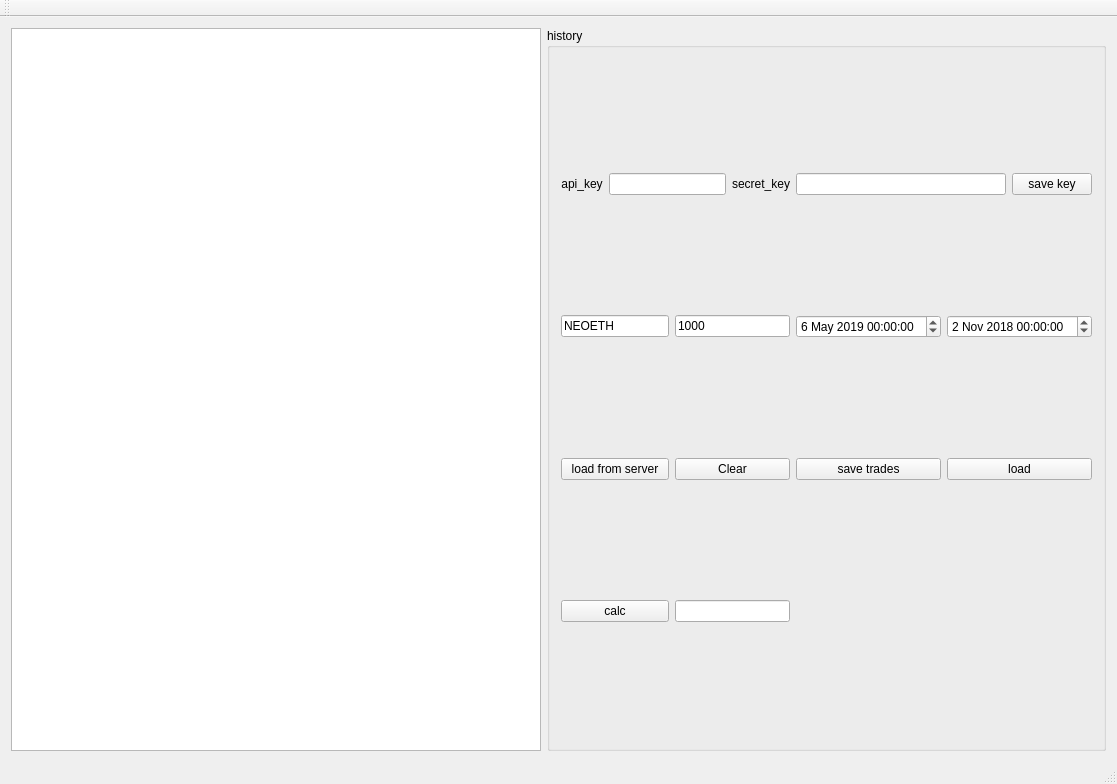
<?xml version="1.0" encoding="UTF-8"?>
<ui version="4.0">
 <class>MainWindow</class>
 <widget class="QMainWindow" name="MainWindow">
  <property name="geometry">
   <rect>
    <x>0</x>
    <y>0</y>
    <width>1117</width>
    <height>784</height>
   </rect>
  </property>
  <property name="sizePolicy">
   <sizepolicy hsizetype="Fixed" vsizetype="Preferred">
    <horstretch>0</horstretch>
    <verstretch>0</verstretch>
   </sizepolicy>
  </property>
  <property name="minimumSize">
   <size>
    <width>600</width>
    <height>0</height>
   </size>
  </property>
  <property name="windowTitle">
   <string>MainWindow</string>
  </property>
  <widget class="QWidget" name="centralWidget">
   <layout class="QGridLayout" name="gridLayout_2">
    <item row="0" column="0" rowspan="2">
     <widget class="QTextEdit" name="textEdit">
      <property name="minimumSize">
       <size>
        <width>400</width>
        <height>0</height>
       </size>
      </property>
      <property name="maximumSize">
       <size>
        <width>16777215</width>
        <height>16777215</height>
       </size>
      </property>
      <property name="font">
       <font>
        <family>Lucida Console</family>
       </font>
      </property>
     </widget>
    </item>
    <item row="0" column="1" rowspan="2">
     <widget class="QGroupBox" name="groupBox_2">
      <property name="title">
       <string>history</string>
      </property>
      <layout class="QGridLayout" name="gridLayout_3">
       <item row="0" column="0">
        <widget class="QLabel" name="label_3">
         <property name="sizePolicy">
          <sizepolicy hsizetype="Fixed" vsizetype="Preferred">
           <horstretch>0</horstretch>
           <verstretch>0</verstretch>
          </sizepolicy>
         </property>
         <property name="text">
          <string>api_key</string>
         </property>
         <property name="alignment">
          <set>Qt::AlignCenter</set>
         </property>
        </widget>
       </item>
       <item row="0" column="1" colspan="2">
        <widget class="QLineEdit" name="leApiKey"/>
       </item>
       <item row="0" column="3">
        <widget class="QLabel" name="label_2">
         <property name="text">
          <string>secret_key</string>
         </property>
         <property name="alignment">
          <set>Qt::AlignCenter</set>
         </property>
        </widget>
       </item>
       <item row="0" column="4" colspan="2">
        <widget class="QLineEdit" name="leSecretKey"/>
       </item>
       <item row="0" column="6">
        <widget class="QPushButton" name="pushButton_6">
         <property name="text">
          <string>save key</string>
         </property>
        </widget>
       </item>
       <item row="1" column="0" colspan="2">
        <widget class="QLineEdit" name="lePair">
         <property name="text">
          <string>NEOETH</string>
         </property>
        </widget>
       </item>
       <item row="1" column="2" colspan="2">
        <widget class="QLineEdit" name="leCount">
         <property name="text">
          <string>1000</string>
         </property>
        </widget>
       </item>
       <item row="1" column="4">
        <widget class="QDateTimeEdit" name="dtStartHistory">
         <property name="dateTime">
          <datetime>
           <hour>0</hour>
           <minute>0</minute>
           <second>0</second>
           <year>2019</year>
           <month>5</month>
           <day>6</day>
          </datetime>
         </property>
        </widget>
       </item>
       <item row="1" column="5" colspan="2">
        <widget class="QDateTimeEdit" name="dtEndHistory">
         <property name="dateTime">
          <datetime>
           <hour>0</hour>
           <minute>0</minute>
           <second>0</second>
           <year>2018</year>
           <month>11</month>
           <day>2</day>
          </datetime>
         </property>
        </widget>
       </item>
       <item row="2" column="0" colspan="2">
        <widget class="QPushButton" name="pushButton">
         <property name="text">
          <string>load from server</string>
         </property>
        </widget>
       </item>
       <item row="2" column="2" colspan="2">
        <widget class="QPushButton" name="pushButton_2">
         <property name="text">
          <string>Clear</string>
         </property>
        </widget>
       </item>
       <item row="2" column="4">
        <widget class="QPushButton" name="pushButton_3">
         <property name="text">
          <string>save trades</string>
         </property>
        </widget>
       </item>
       <item row="2" column="5" colspan="2">
        <widget class="QPushButton" name="pushButton_5">
         <property name="text">
          <string>load</string>
         </property>
        </widget>
       </item>
       <item row="3" column="0" colspan="2">
        <widget class="QPushButton" name="pushButton_8">
         <property name="text">
          <string>calc</string>
         </property>
        </widget>
       </item>
       <item row="3" column="2" colspan="2">
        <widget class="QLineEdit" name="lePrice"/>
       </item>
      </layout>
     </widget>
    </item>
   </layout>
  </widget>
  <widget class="QMenuBar" name="menuBar">
   <property name="geometry">
    <rect>
     <x>0</x>
     <y>0</y>
     <width>1117</width>
     <height>20</height>
    </rect>
   </property>
  </widget>
  <widget class="QToolBar" name="mainToolBar">
   <attribute name="toolBarArea">
    <enum>TopToolBarArea</enum>
   </attribute>
   <attribute name="toolBarBreak">
    <bool>false</bool>
   </attribute>
  </widget>
  <widget class="QStatusBar" name="statusBar"/>
 </widget>
 <layoutdefault spacing="6" margin="11"/>
 <resources/>
 <connections/>
</ui>
